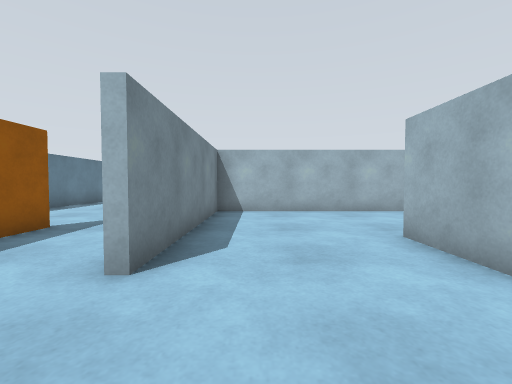
[1] (above)

24 first-person views from a walk through a Gazebo world. The camera is 0.91 m above the floor, tilts 2° down and sees 90° across. The floor is counted in squares, 1 m on a side. Each view is taken from the middle of a square. On the plan, view 1 faces up. The plan holds only what a view shows up to about 10 squares ahead; the rest is blank.

[2]
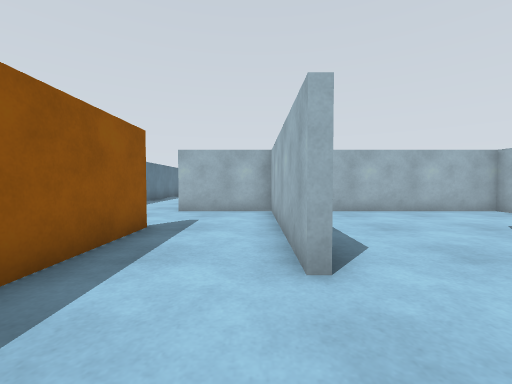

[3]
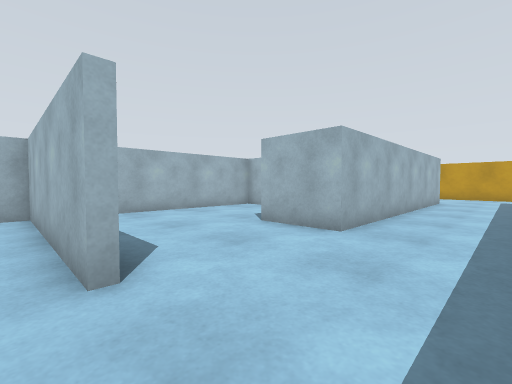

[4]
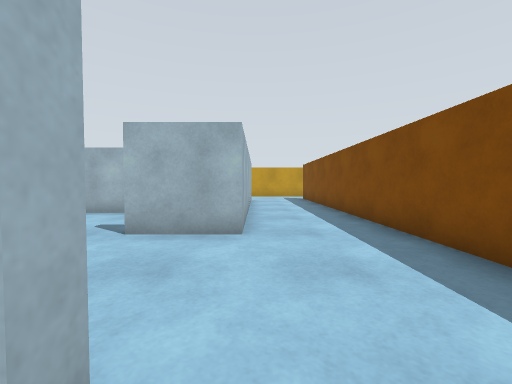

[5]
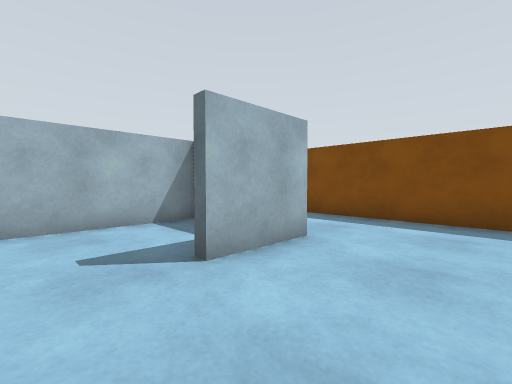

[6]
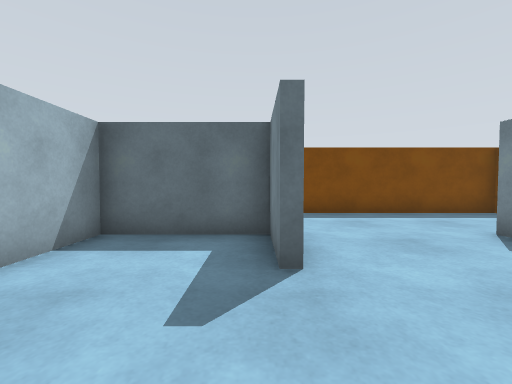

[7]
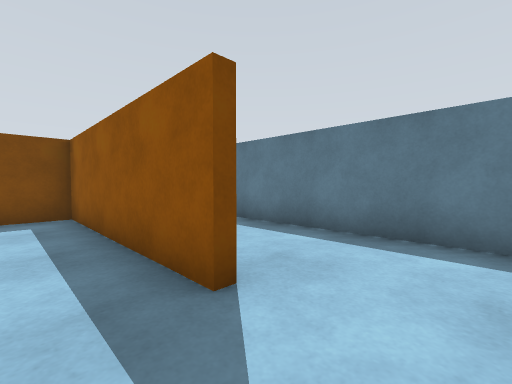

[8]
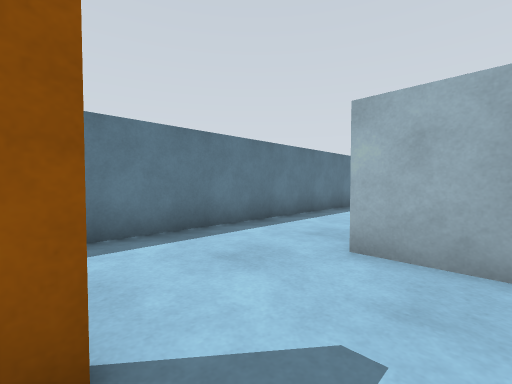

[9]
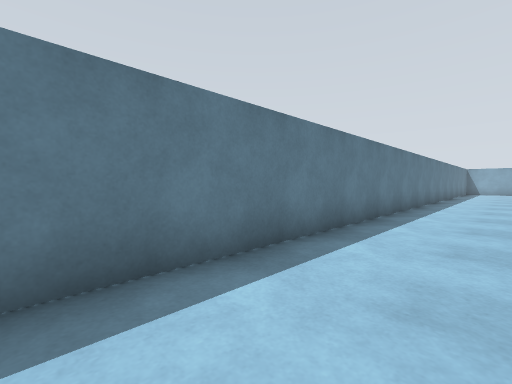

[10]
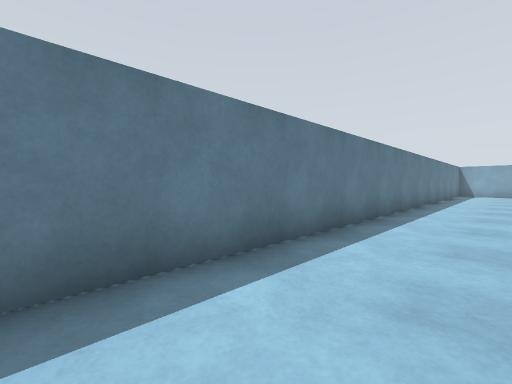

[11]
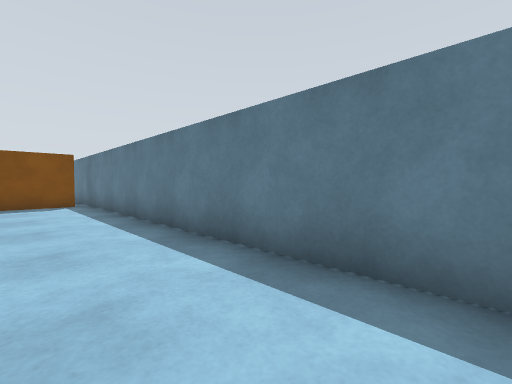

[12]
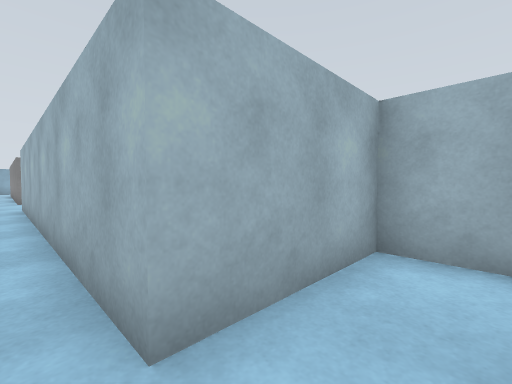

[13]
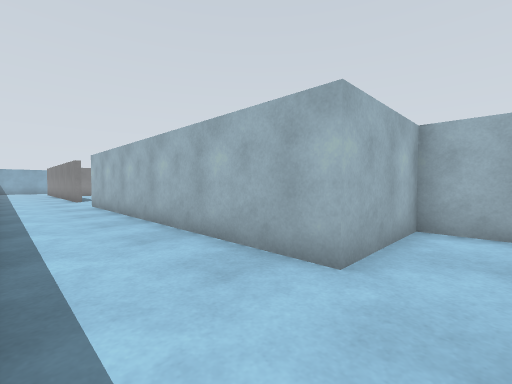

[14]
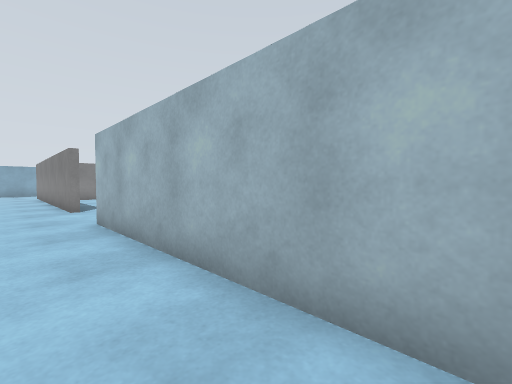

[15]
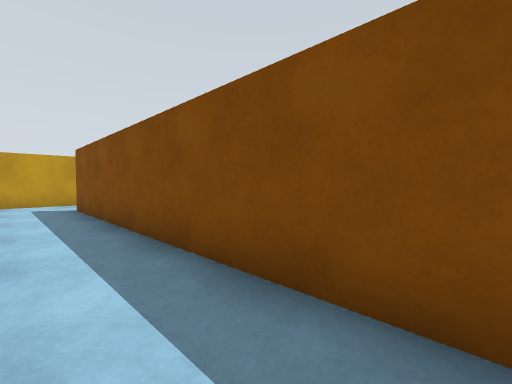

[16]
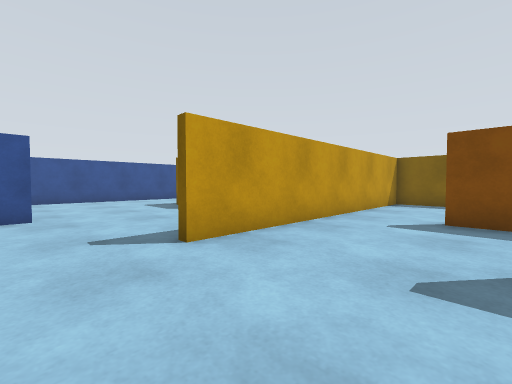

[17]
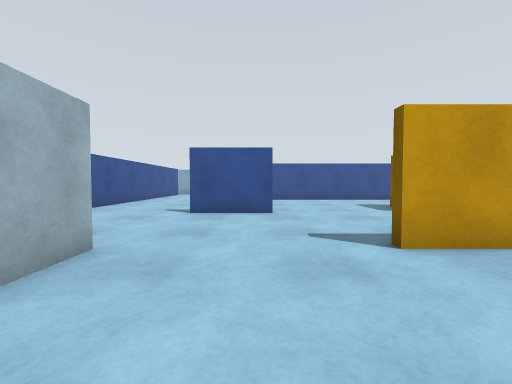

[18]
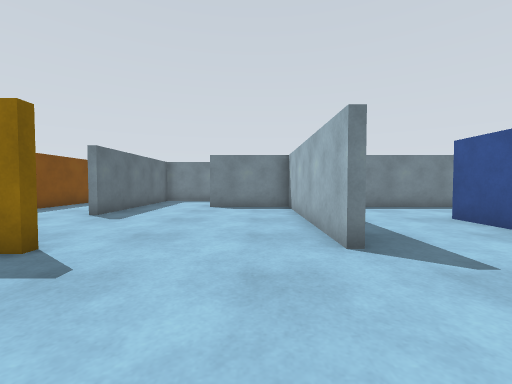

[19]
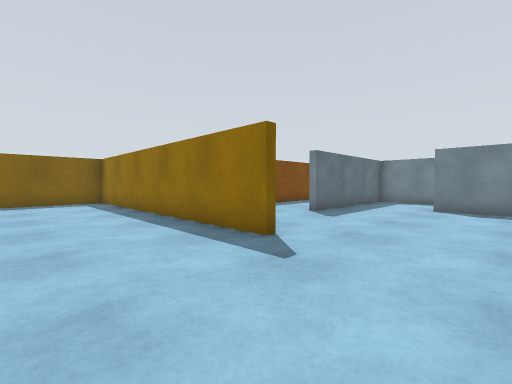

[20]
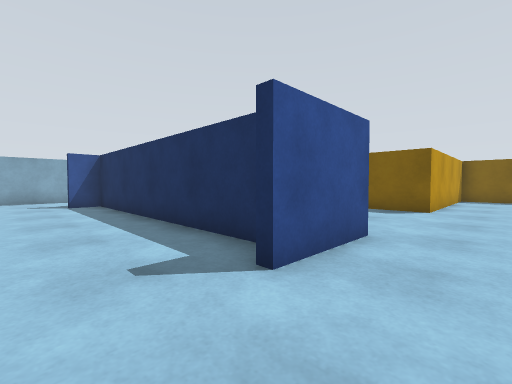

[21]
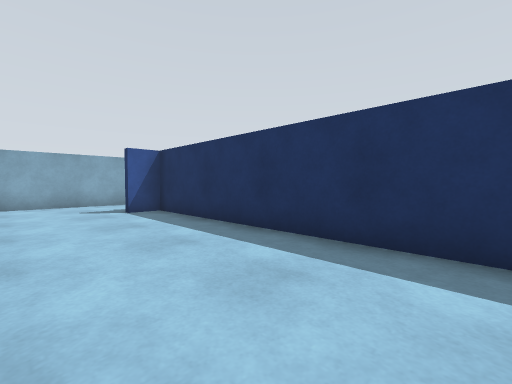

[22]
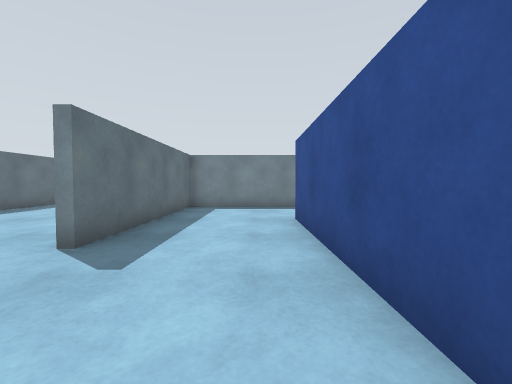

[23]
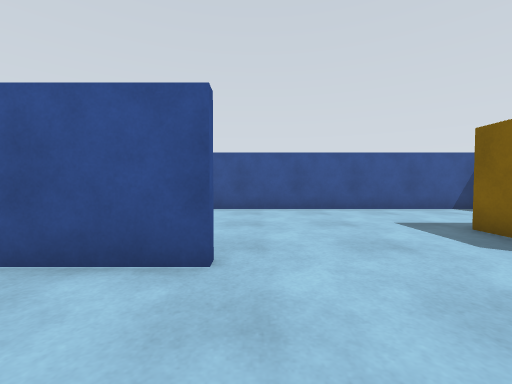

[24]
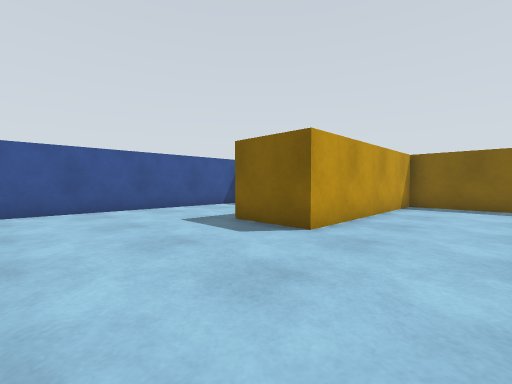

### Floor plan
Points are (right, up) in squares from view 1. A wall is a line through its corners. A room is listed if a view was taken in it or the views show most of it. See-through windows are left out.
Room 1 (views 1, 2, 3, 4, 5, 6, 7, 8)
walls: (2.7, 4.4) (2.7, 2.5) (5.7, 2.5) (5.7, 8.2) (-3.5, 8.2); (2.5, 2.2) (2.5, 4.4); (-1.5, 2.4) (-1.5, 8.2); (-1.2, 8.2) (-1.2, 2.5); (-4.2, 5.4) (-4.2, -0.8); (-4, -0.8) (1.6, -0.8)
ways out: opening at (-4, 6.5) to room 2; opening at (2, 0.5) to room 3
Room 2 (views 9, 10, 11, 12, 13, 14)
walls: (-4.5, 21.4) (-4.5, 24.6); (-7.5, 24.8) (-7.5, -0.8); (-3.5, 8.2) (-4.5, 8.2) (-4.5, 18.5); (-7.1, -0.8) (-4, -0.8)
ways out: opening at (-4, 6.5) to room 1
Room 3 (views 15, 16, 17, 18, 19, 20, 21, 22, 23, 24)
walls: (15.7, 4.1) (15.7, -4); (19.7, 5.4) (19.7, 8); (15.5, 8.2) (9.2, 8.2) (9.2, 5.2); (20.8, 7.2) (29.2, 7.2) (29.2, 8.2); (10, 2.2) (2.5, 2.2); (18.1, 12) (12.5, 12); (8.9, 2.5) (11.8, 2.5); (15.5, -4.8) (15.5, 4); (22.1, 12) (21.2, 12); (16.9, -6) (19.7, -6) (19.7, 0.7) (22, 0.7); (13.8, -6) (14.2, -6); (26, -2.8) (26, 6.5); (9.2, 14.6) (9.2, 8.5) (15.5, 8.5); (32.5, 8.2) (32.5, 11.1); (1.6, -0.8) (13, -0.8)
ways out: opening at (2, 0.5) to room 1

Positions as (right, up) in squares from view 1, and headings:
1: (0, 0), facing up
2: (-2, 0), facing up
3: (-2, 0), facing up-right
4: (-2, 2), facing right
5: (0, 6), facing down-right
6: (3, 7), facing down
7: (-3, 7), facing down-left
8: (-3, 5), facing up-left
9: (-5, 9), facing up-left
10: (-5, 13), facing up-left
11: (-5, 11), facing down-left
12: (-5, 7), facing up-right
13: (-7, 7), facing up-right
14: (-6, 12), facing up-right
15: (3, 1), facing down-right
16: (12, 6), facing down-right
17: (12, 6), facing right
18: (19, 7), facing left
19: (19, 7), facing down-left
20: (18, 10), facing down-right
21: (21, 11), facing down-right
22: (19, 11), facing left
23: (17, 5), facing right
24: (17, 5), facing down-right
